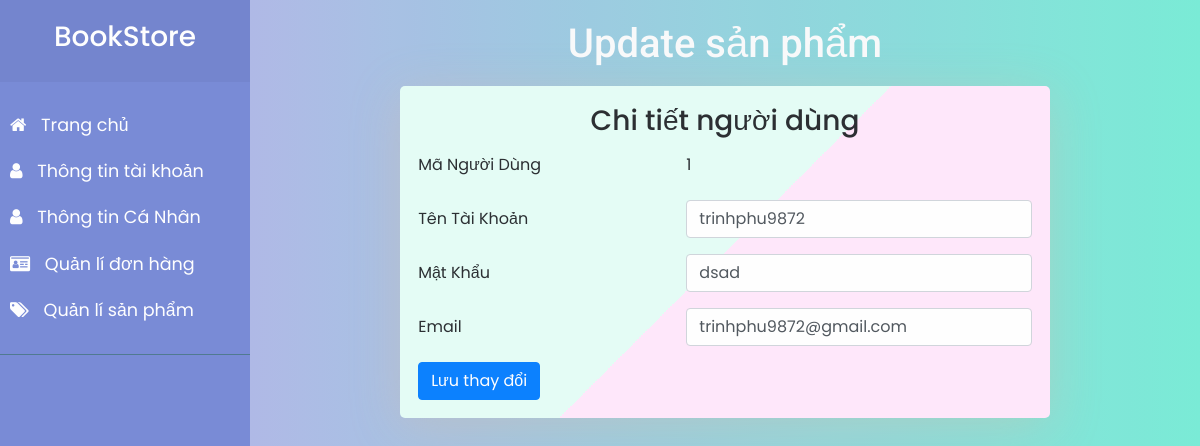
The app's page /Frontend/Admin/updateUser.php?edit=1 with its own data.
### tables this page shows
CREATE TABLE `taikhoan` (
  `maKH` int(11) NOT NULL,
  `Email` varchar(255) NOT NULL,
  `tenTk` text NOT NULL,
  `matKhau` text NOT NULL
);

### Frontend/Admin/updateUser.php (the view, shortened to what this page needs)
<!DOCTYPE html>
<html lang="en">
  <head>
    <link
      rel="stylesheet"
      href="https://cdnjs.cloudflare.com/ajax/libs/font-awesome/4.7.0/css/font-awesome.min.css"
    />
    <link rel="stylesheet" href="https://cdn.jsdelivr.net/npm/bootstrap@4.5.3/dist/css/bootstrap.min.css">
    <link rel="stylesheet" href="css/jquery-ui.min.css" />
    <link rel="stylesheet" href="css/modal.css" />
    <link rel="stylesheet" href="css/style4.css" />
    <link rel="stylesheet" type="text/css" href="css/main.css" />
  </head>
  <body>
    <div class="wrapper">
      <?php
        include("sidebar.php");
      ?>
      <div id="content">
        <h1 class="text-center text-title-Don text-light">Update sản phẩm</h1>
        <?php
                $id = $_GET['edit'];
                include('connect.php');
                $lenh = "select * from taikhoan where maKH=$id";
                $kq = mysqli_query($conn,$lenh);
                while($row = mysqli_fetch_row($kq))
                {
                    echo"
                    <div class='form'>
                    <form role='form' method='POST' enctype='multipart/form-data' action='processUser.php?id=$id'>
                      <h3 class='text-center'>Chi tiết người dùng</h3>
                      <div class='form-group row'>
                        <label for='Id' class='col-sm-5 col-form-label'
                          >Mã Người Dùng</label
                        >
                        <div class='col-sm-7'>
                          <input
                            type='text'
                            readonly
                            class='form-control-plaintext'
                            id='Id'
                            name='id'
                            value = '$row[0]'
                          />
                        </div>
                      </div>
                      <div class='form-group row'>
                        <label for='inputTaiKhoan' class='col-sm-5 col-form-label'
                          >Tên Tài Khoản</label>
                        <div class='col-sm-7'>
                          <input
                            type='text'
                            class='form-control'
                            id='inputTaiKhoan'
                            name='TaiKhoan'
                            value = '$row[2]'
                          />
                        </div>
                      </div>
                      <div class='form-group row'>
                        <label for='inputPassword' class='col-sm-5 col-form-label'
                          >Mật Khẩu</label
                        >
                        <div class='col-sm-7'>
                          <input
                            type='text'
                            class='form-control'
                            id='inputPassword'
                            name='password'
                            value = '$row[3]'
                          />
                        </div>
                      </div>
                      <div class='form-group row'>
                        <label for='Email' class='col-sm-5 col-form-label'>Email</label>
                        <div class='col-sm-7'>
                          <input
                            type='text'
                            class='form-control'
                            id='Email'
                            name='email'
                            value = '$row[1]'
                          />
                        </div>
                      </div>
                      <button class='btn btn-primary' type='submit' name='update' onClick='update($row[2])'>
                        Lưu thay đổi
                      </button>
                    </form>
                  </div>
                  ";};
        ?>
        </div>
    </div>
  </body>
</html>

### Frontend/Admin/css/modal.css (style rules this page uses)
* { padding: 0; margin: 0; box-sizing: border-box; }
body { background-image: linear-gradient(-225deg, #e3fdf5 0%, #ffe6fa 100%); background-image: linear-gradient(to top, #a8edea 0%, #fed6e3 100%); background-attachment: fixed; background-repeat: no-repeat; font-family: "Vibur", cursive; font-family: "Abel", sans-serif; opacity: 0.95; }
form { width: 650px; height: auto; border-radius: 5px; margin: 2% auto; box-shadow: 0 9px 50px hsla(20, 67%, 75%, 0.31); padding: 2%; background-image: linear-gradient(-225deg, #e3fdf5 50%, #ffe6fa 50%); }

### Frontend/Admin/css/style4.css (style rules this page uses)
body { font-family: "Poppins", sans-serif; background: #fafafa; }
.wrapper { display: flex; align-items: stretch; }
#content { padding: 20px; min-height: 100vh; transition: all 0.3s; }

### Frontend/Admin/css/main.css (style rules this page uses)
.text-title-Don { font-family: "Roboto", sans-serif; }
#content { width: 100%; background: #74ebd5; background: -webkit-linear-gradient( to right, #acb6e5, #74ebd5 ); background: linear-gradient( to right, #acb6e5, #74ebd5 ); }

### records on screen
taikhoan: id "1", TaiKhoan "trinhphu9872", password "dsad", email "trinhphu9872@gmail.com"
